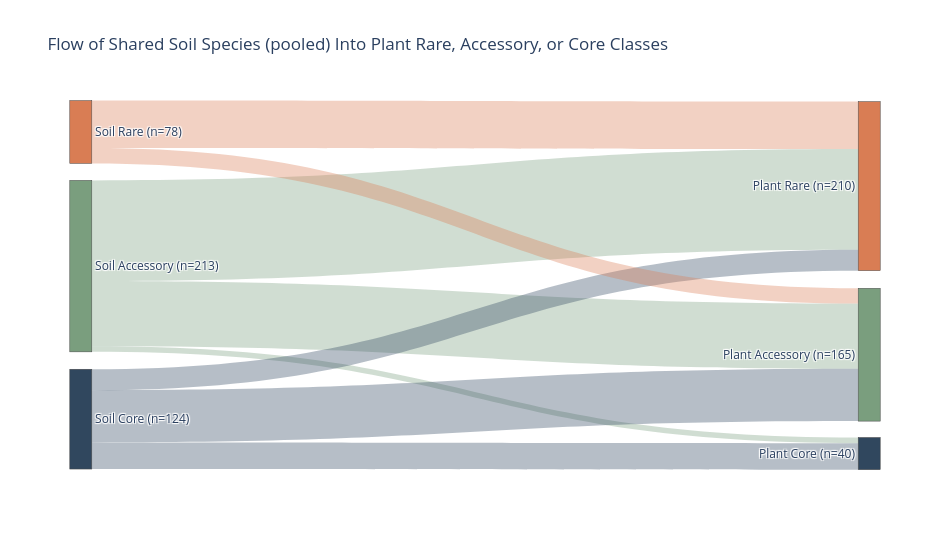
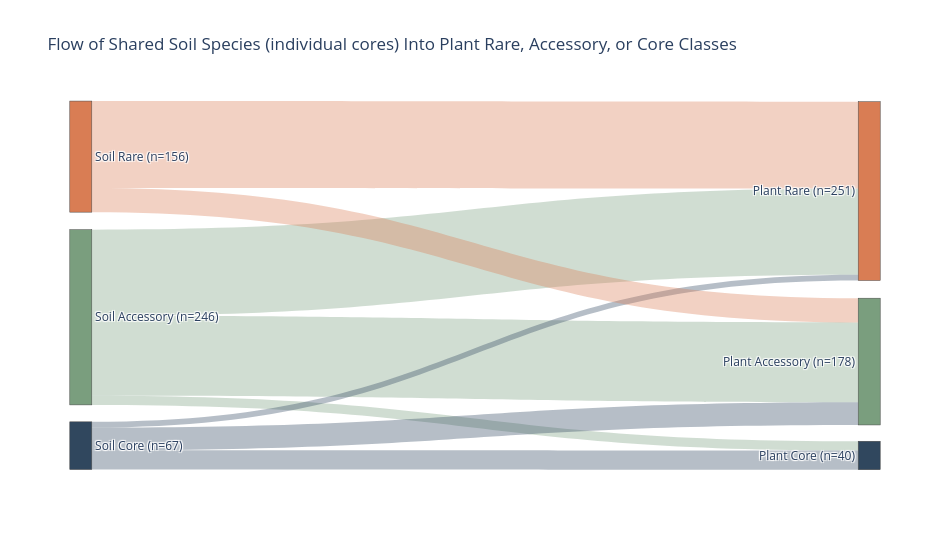

The notebook cell these images were saved under, in order:
### Markdown cell above
### Shared species only

Restricted to species found in both soil and plants (drops `Not Present in Plants`).

### Code cell
shared_species_node_labels = all_species_node_labels[:-1]

for approach in soil_approaches:
    flow_counts = species_flow_counts[approach]
    shared_species_flow = add_node_names(
        flow_counts.loc[flow_counts["plant_classification"].ne("Not Present in Plants")]
    )
    print(f"Soil ({approach}):")
    display(
        shared_species_flow.pivot(
            index="soil_classification",
            columns="plant_classification",
            values="species_count",
        )
        .reindex(index=soil_classes, columns=soil_classes)
        .fillna(0)
        .astype(int)
    )
    shared_species_fig = make_sankey(
        shared_species_flow,
        shared_species_node_labels,
        f"Flow of Shared Soil Species ({approach}) Into Plant Rare, Accessory, or Core Classes",
        show_node_counts=True,
    )
    shared_species_fig.show()

### Figure 1 — Plotly figure (JSON) as saved in the notebook; plotly's stock layout.template omitted (floating-point values rounded to 4 significant figures)
{"data": [{"arrangement": "fixed", "link": {"color": ["rgba(122, 158, 126, 0.35)", "rgba(122, 158, 126, 0.35)", "rgba(122, 158, 126, 0.35)", "rgba(48, 71, 94, 0.35)", "rgba(48, 71, 94, 0.35)", "rgba(48, 71, 94, 0.35)", "rgba(217, 125, 84, 0.35)", "rgba(217, 125, 84, 0.35)"], "label": ["Accessory -> Accessory | species: 81", "Accessory -> Core | species: 7", "Accessory -> Rare | species: 125", "Core -> Accessory | species: 65", "Core -> Core | species: 33", "Core -> Rare | species: 26", "Rare -> Accessory | species: 19", "Rare -> Rare | species: 59"], "source": [1, 1, 1, 2, 2, 2, 0, 0], "target": [4, 5, 3, 4, 5, 3, 4, 3], "value": [81, 7, 125, 65, 33, 26, 19, 59]}, "node": {"color": ["#d97d54", "#7a9e7e", "#30475e", "#d97d54", "#7a9e7e", "#30475e"], "label": ["Soil Rare (n=78)", "Soil Accessory (n=213)", "Soil Core (n=124)", "Plant Rare (n=210)", "Plant Accessory (n=165)", "Plant Core (n=40)"], "pad": 18, "thickness": 22, "x": [0.001, 0.001, 0.001, 0.999, 0.999, 0.999], "y": [0.08646, 0.449, 0.8626, 0.2328, 0.6884, 0.9557]}, "type": "sankey"}], "layout": {"font": {"size": 12}, "height": 550, "title": {"text": "Flow of Shared Soil Species (pooled) Into Plant Rare, Accessory, or Core Classes"}, "width": 950}}

### Figure 2 — Plotly figure (JSON) as saved in the notebook; plotly's stock layout.template omitted (floating-point values rounded to 4 significant figures)
{"data": [{"arrangement": "fixed", "link": {"color": ["rgba(122, 158, 126, 0.35)", "rgba(122, 158, 126, 0.35)", "rgba(122, 158, 126, 0.35)", "rgba(48, 71, 94, 0.35)", "rgba(48, 71, 94, 0.35)", "rgba(48, 71, 94, 0.35)", "rgba(217, 125, 84, 0.35)", "rgba(217, 125, 84, 0.35)"], "label": ["Accessory -> Accessory | species: 112", "Accessory -> Core | species: 13", "Accessory -> Rare | species: 121", "Core -> Accessory | species: 32", "Core -> Core | species: 27", "Core -> Rare | species: 8", "Rare -> Accessory | species: 34", "Rare -> Rare | species: 122"], "source": [1, 1, 1, 2, 2, 2, 0, 0], "target": [4, 5, 3, 4, 5, 3, 4, 3], "value": [112, 13, 121, 32, 27, 8, 34, 122]}, "node": {"color": ["#d97d54", "#7a9e7e", "#30475e", "#d97d54", "#7a9e7e", "#30475e"], "label": ["Soil Rare (n=156)", "Soil Accessory (n=246)", "Soil Core (n=67)", "Plant Rare (n=251)", "Plant Accessory (n=178)", "Plant Core (n=40)"], "pad": 18, "thickness": 22, "x": [0.001, 0.001, 0.001, 0.999, 0.999, 0.999], "y": [0.153, 0.5873, 0.9343, 0.2462, 0.707, 0.9608]}, "type": "sankey"}], "layout": {"font": {"size": 12}, "height": 550, "title": {"text": "Flow of Shared Soil Species (individual cores) Into Plant Rare, Accessory, or Core Classes"}, "width": 950}}
